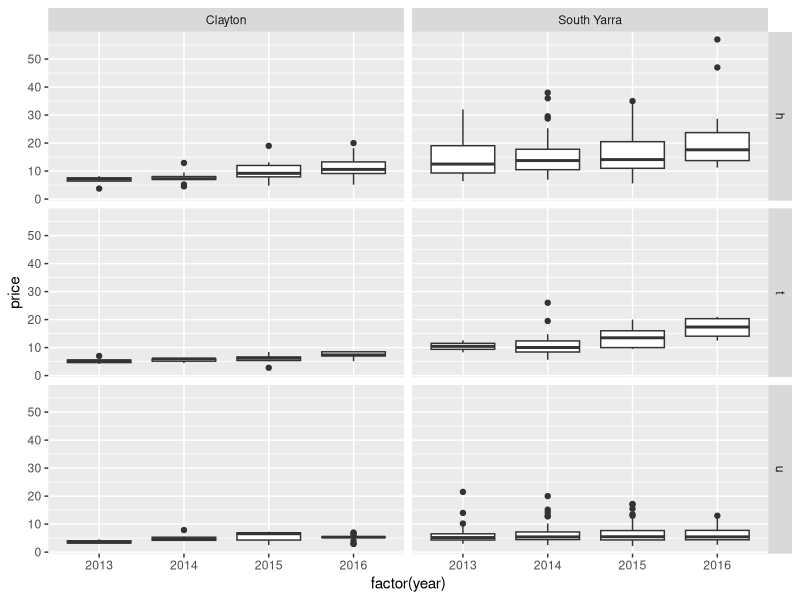

Write R code to recreate this figure.
## ---- chunk 1
knitr::opts_chunk$set(
  message = FALSE,
  warning = FALSE,
  error = FALSE, 
  echo = FALSE, 
  collapse = TRUE,
  comment = "#",
  fig.height = 4,
  fig.width = 8,
  fig.align = "center",
  cache = FALSE
)
library(knitr)
## ---- chunk 2
library(tidyverse)
## ---- chunk 3
melb_auctions <- read_csv("melb_auctions.csv")
summary(melb_auctions)
ggplot(melb_auctions, aes(x=factor(year), y=price)) +
  geom_boxplot() +
  facet_grid(property_type~suburb)
## ---- chunk 4
melb_auctions <- melb_auctions %>%
  select(price, suburb, result, nbeds, property_type) %>%
  filter(result != "SA")
## ---- chunk 5
library(caret)
set.seed(10)
indx <- createDataPartition(melb_auctions$suburb, list=FALSE)
train <- melb_auctions[indx,]
test <- melb_auctions[-indx,]
